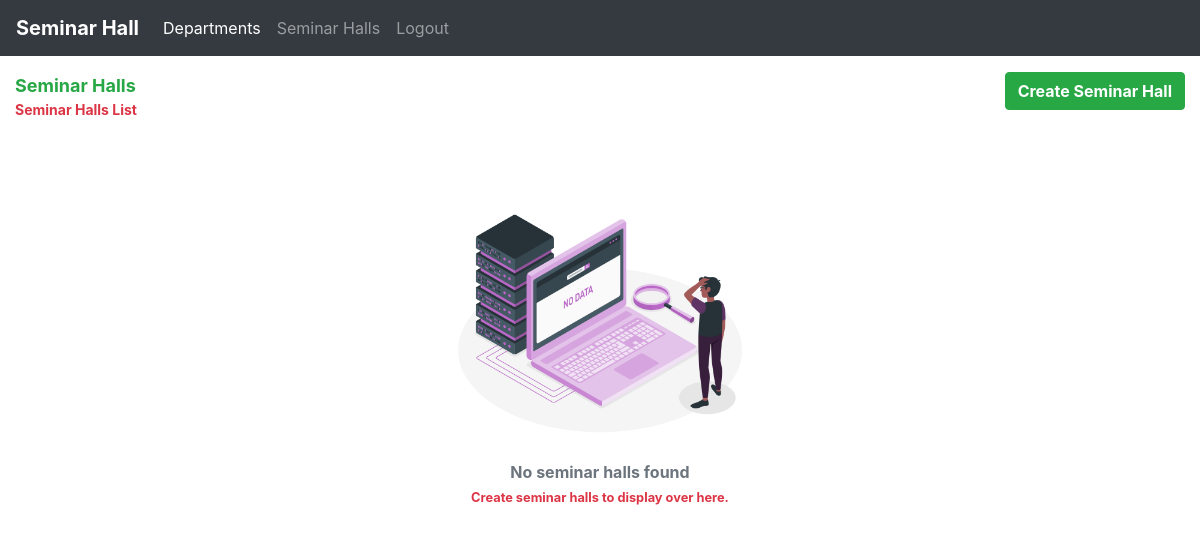
The page /admin/seminar_hall.php on the database as committed earlier.
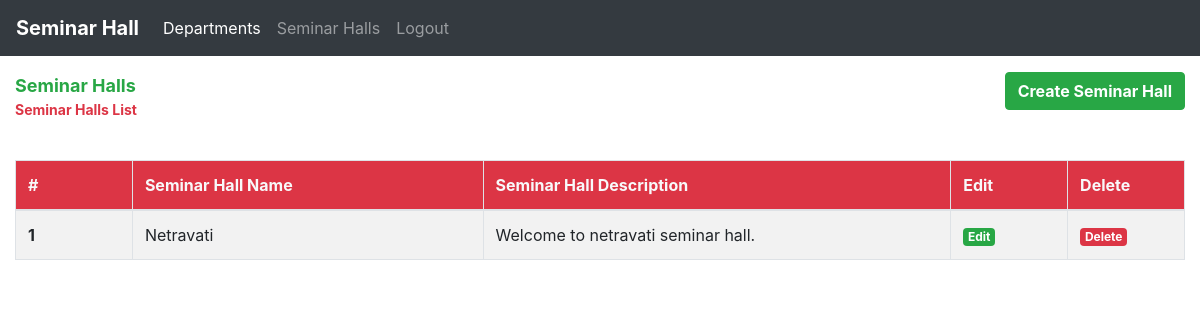
The same page on the database as committed later.
### tables this page shows
CREATE TABLE IF NOT EXISTS `seminar_halls` (
  `id` int(11) NOT NULL AUTO_INCREMENT,
  `hall_name` varchar(100) NOT NULL,
  `hall_description` text NOT NULL,
  PRIMARY KEY (`id`)
);

### admin/seminar_hall.php (the view, shortened to what this page needs)
<?php
include('./admin_header.php');
include('../db/dbcon.php');
$result = mysqli_query($con, 'SELECT * FROM `seminar_halls`') or die(mysqli_error($con));
$seminar_hall_count = mysqli_num_rows($result);
?>
<!DOCTYPE html>
<html lang="en">
<head>
</head>
<body>
    <div class="container-fluid">
        <div class="row mt-3">
            <div class="col-md-8">
                <p class="page-title font-weight-bold text-success m-0">Seminar Halls</p>
                <p class="page-subTitle text-danger font-weight-bold">Seminar Halls List</p>
            </div>
            <div class="col-md-4 text-right">
                <a href="./create_seminar_hall.php" class="btn btn-success font-weight-bold">Create Seminar Hall</a>
            </div>
        </div>
        <div class="mt-4">
            <?php
            if ($seminar_hall_count === 0) {
            ?>
                <div class="text-center">
                    <img src="./../images/no-data.png" alt="No Data" width="300px">
                    <p class="text-muted font-weight-bold m-0">No seminar halls found</p>
                    <small class="text-danger font-weight-bold">Create seminar halls to display over here.</small>
                </div>
            <?php
            } else {
            ?>
                <table class="table table-bordered table-striped">
                    <thead>
                        <tr class="bg-danger text-light">
                            <th scope="col">#</th>
                            <th scope="col">Seminar Hall Name</th>
                            <th scope="col">Seminar Hall Description</th>
                            <th scope="col">Edit</th>
                            <th scope="col">Delete</th>
                        </tr>
                    </thead>
                    <tbody>
                        <?php
                        $count = 0;
                        while ($row = mysqli_fetch_array($result)) {
                            $count = $count + 1;
                        ?>
                            <tr>
                                <th scope="row"><?php echo $count; ?></th>
                                <td><?php echo $row[1]; ?></td>
                                <td><p class="m-0" title="<?php echo $row[2]; ?>"><?php echo $row[2]; ?></p></td>
                                <td><a href="./update_seminar_hall.php?id=<?php echo $row[0]; ?>" class="badge badge-success">Edit</a></td>
                                <td><a href="./seminar_hall.php?id=<?php echo $row[0]; ?>" class="badge badge-danger">Delete</a></td>
                            </tr>
                        <?php
                        }
                        ?>
                    </tbody>
                </table>
            <?php
            }
            ?>
        </div>
    </div>
</body>
</html>

Rows that differ between the two databases and show on the page:
added seminar_halls: hall_name "Netravati", hall_description "Welcome to netravati seminar hall."
Other text that changed with them:
text no longer shown: "No seminar halls found Create seminar halls to display over here."
text now shown: "# Seminar Hall Name Seminar Hall Description Edit Delete"
